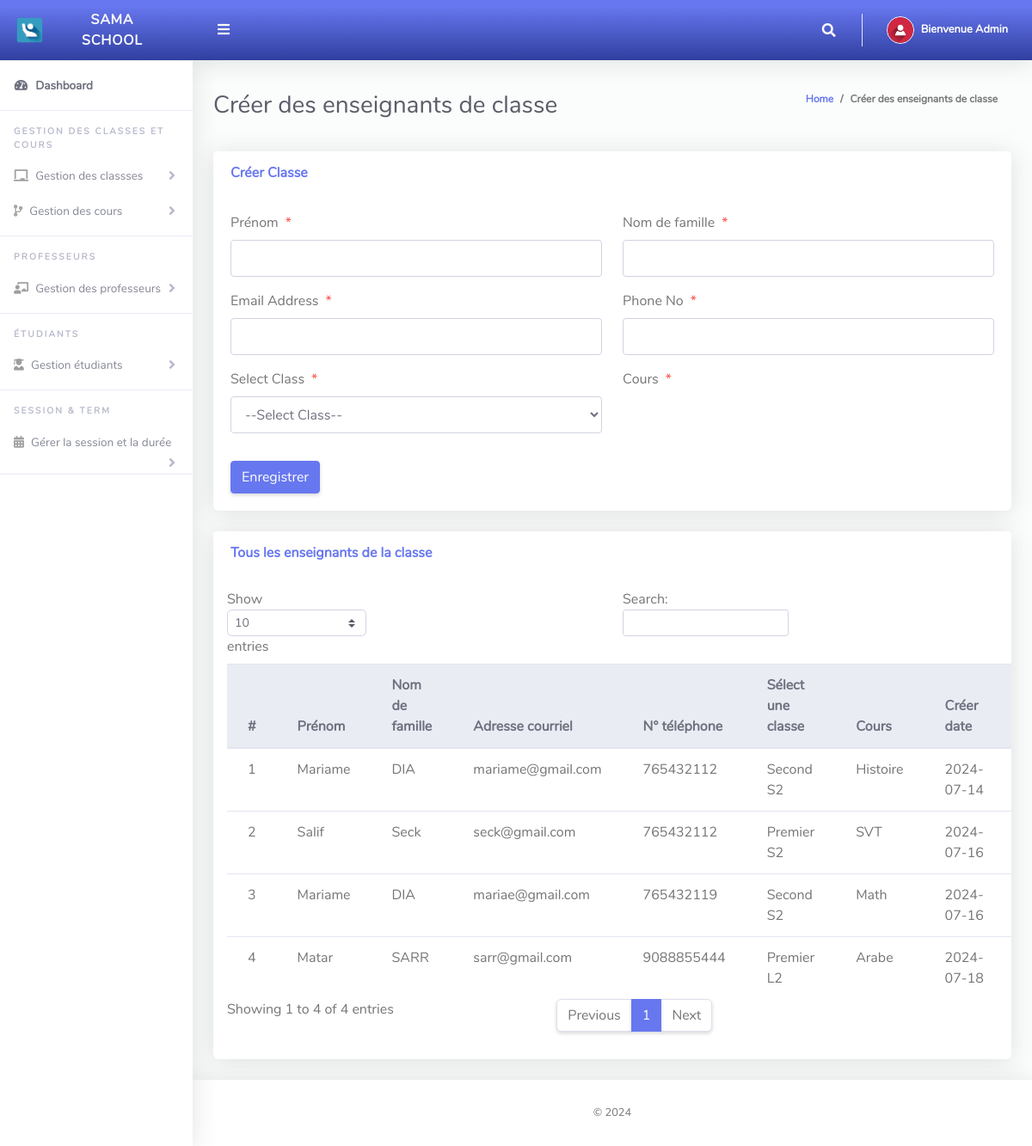
The page /Admin/createClassTeacher.php (signed in) on the database its author committed.
### tables this page shows
CREATE TABLE `tblclassteacher` (
  `Id` int(10) NOT NULL,
  `firstName` varchar(255) NOT NULL,
  `lastName` varchar(255) NOT NULL,
  `emailAddress` varchar(255) NOT NULL,
  `password` varchar(255) NOT NULL,
  `phoneNo` varchar(50) NOT NULL,
  `classId` varchar(10) NOT NULL,
  `classArmId` varchar(10) NOT NULL,
  `dateCreated` varchar(50) NOT NULL
);

CREATE TABLE `tblclass` (
  `Id` int(10) NOT NULL,
  `className` varchar(255) NOT NULL
);

CREATE TABLE `tblclassarms` (
  `Id` int(10) NOT NULL,
  `classId` varchar(10) NOT NULL,
  `classArmName` varchar(255) NOT NULL,
  `isAssigned` varchar(10) NOT NULL
);

### Admin/createClassTeacher.php (the view, shortened to what this page needs)
<?php
include '../Includes/dbcon.php';
?>
<!DOCTYPE html>
<html lang="en">
<head>
  <link href="../vendor/fontawesome-free/css/all.min.css" rel="stylesheet" type="text/css">
  <link href="../vendor/bootstrap/css/bootstrap.min.css" rel="stylesheet" type="text/css">
  <link href="css/ruang-admin.min.css" rel="stylesheet">
</head>
<body id="page-top">
  <div id="wrapper">
      <?php include "Includes/sidebar.php";?>
    <div id="content-wrapper" class="d-flex flex-column">
      <div id="content">
       <?php include "Includes/topbar.php";?>
        <div class="container-fluid" id="container-wrapper">
          <div class="d-sm-flex align-items-center justify-content-between mb-4">
            <h1 class="h3 mb-0 text-gray-800">Créer des enseignants de classe</h1>
            <ol class="breadcrumb">
              <li class="breadcrumb-item"><a href="./">Home</a></li>
              <li class="breadcrumb-item active" aria-current="page">Créer des enseignants de classe</li>
            </ol>
          </div>
          <div class="row">
            <div class="col-lg-12">
              <div class="card mb-4">
                <div class="card-header py-3 d-flex flex-row align-items-center justify-content-between">
                  <h6 class="m-0 font-weight-bold text-primary">Créer Classe</h6>
                </div>
                <div class="card-body">
                  <form method="post">
                   <div class="form-group row mb-3">
                        <div class="col-xl-6">
                        <label class="form-control-label">Prénom<span class="text-danger ml-2">*</span></label>
                        <input type="text" class="form-control" required name="firstName" value="<?php echo $row['firstName'];?>" id="exampleInputFirstName">
                        </div>
                        <div class="col-xl-6">
                        <label class="form-control-label">Nom de famille<span class="text-danger ml-2">*</span></label>
                      <input type="text" class="form-control" required name="lastName" value="<?php echo $row['lastName'];?>" id="exampleInputFirstName" >
                        </div>
                    </div>
                     <div class="form-group row mb-3">
                        <div class="col-xl-6">
                        <label class="form-control-label">Email Address<span class="text-danger ml-2">*</span></label>
                        <input type="email" class="form-control" required name="emailAddress" value="<?php echo $row['emailAddress'];?>" id="exampleInputFirstName" >
                        </div>
                        <div class="col-xl-6">
                        <label class="form-control-label">Phone No<span class="text-danger ml-2">*</span></label>
                      <input type="text" class="form-control" name="phoneNo" value="<?php echo $row['phoneNo'];?>" id="exampleInputFirstName" >
                        </div>
                    </div>
                    <div class="form-group row mb-3">
                        <div class="col-xl-6">
                        <label class="form-control-label">Select Class<span class="text-danger ml-2">*</span></label>
                         <?php
                        $qry= "SELECT * FROM tblclass ORDER BY className ASC";
                        $result = $conn->query($qry);
                        $num = $result->num_rows;
                        if ($num > 0){
                          echo ' <select required name="classId" onchange="classArmDropdown(this.value)" class="form-control mb-3">';
                          echo'<option value="">--Select Class--</option>';
                                  echo '</select>';
                              }
                            ?>
                        </div>
                        <div class="col-xl-6">
                        <label class="form-control-label">Cours<span class="text-danger ml-2">*</span></label>
                        </div>
                    </div>
                      <?php
                    if (isset($Id))
                    {
                    ?>
                    <button type="submit" name="update" class="btn btn-warning">Modifier</button>
                    &nbsp;&nbsp;&nbsp;&nbsp;&nbsp;&nbsp;&nbsp;&nbsp;&nbsp;&nbsp;
                    <?php
                    } else {
                    ?>
                    <button type="submit" name="save" class="btn btn-primary">Enregistrer</button>
                    <?php
                    }
                    ?>
                  </form>
                </div>
              </div>
                 <div class="row">
              <div class="col-lg-12">
              <div class="card mb-4">
                <div class="card-header py-3 d-flex flex-row align-items-center justify-content-between">
                  <h6 class="m-0 font-weight-bold text-primary">Tous les enseignants de la classe</h6>
                </div>
                <div class="table-responsive p-3">
                  <table class="table align-items-center table-flush table-hover" id="dataTableHover">
                    <thead class="thead-light">
                      <tr>
                        <th>#</th>
                        <th>Prénom</th>
                        <th>Nom de famille </th>
                        <th>Adresse courriel</th>
                        <th>N° téléphone</th>
                        <th>Sélect une classe</th>
                        <th>Cours</th>
                        <th>Créer date</th>
                        <th>Supprimer</th>
                      </tr>
                    </thead>
                    <tbody>
                  <?php
                      $query = "SELECT tblclassteacher.Id,tblclass.className,tblclassarms.classArmName,tblclassarms.Id AS classArmId,tblclassteacher.firstName,
                      tblclassteacher.lastName,tblclassteacher.emailAddress,tblclassteacher.phoneNo,tblclassteacher.dateCreated
                      FROM tblclassteacher
                      INNER JOIN tblclass ON tblclass.Id = tblclassteacher.classId
                      INNER JOIN tblclassarms ON tblclassarms.Id = tblclassteacher.classArmId";
                      $rs = $conn->query($query);
                      $num = $rs->num_rows;
                      $sn=0;
                      if($num > 0)
                      {
                        while ($rows = $rs->fetch_assoc())
                          {
                             $sn = $sn + 1;
                            echo"
                              <tr>
                                <td>".$sn."</td>
                                <td>".$rows['firstName']."</td>
                                <td>".$rows['lastName']."</td>
                                <td>".$rows['emailAddress']."</td>
                                <td>".$rows['phoneNo']."</td>
                                <td>".$rows['className']."</td>
                                <td>".$rows['classArmName']."</td>
                                 <td>".$rows['dateCreated']."</td>
                                <td><a href='?action=delete&Id=".$rows['Id']."&classArmId=".$rows['classArmId']."'><i class='fas fa-fw fa-trash'></i></a></td>
                              </tr>";
                          }
                      }
                      else
                      {
                           echo
                           "<div class='alert alert-danger' role='alert'>
                            No Record Found!
                            </div>";
                      }
                      ?>
                    </tbody>
                  </table>
                </div>
              </div>
            </div>
            </div>
          </div>
        </div>
      </div>
       <?php include "Includes/footer.php";?>
    </div>
  </div>
</body>
</html>

### Admin/Includes/topbar.php (shortened to what this page needs)
<?php
  $query = "SELECT * FROM tbladmin WHERE Id = ".$_SESSION['userId']."";
  $rs = $conn->query($query);
  $rows = $rs->fetch_assoc();
  $fullName = $rows['firstName']." ".$rows['lastName'];
?>
<nav class="navbar navbar-expand navbar-light bg-gradient-primary topbar mb-4 static-top">
          <button id="sidebarToggleTop" class="btn btn-link rounded-circle mr-3">
            <i class="fa fa-bars"></i>
          </button>
          <ul class="navbar-nav ml-auto">
            <li class="nav-item dropdown no-arrow">
              <a class="nav-link dropdown-toggle" href="#" id="searchDropdown" role="button" data-toggle="dropdown"
                aria-haspopup="true" aria-expanded="false">
                <i class="fas fa-search fa-fw"></i>
              </a>
            </li>
            <li class="nav-item dropdown no-arrow">
              <a class="nav-link dropdown-toggle" href="#" id="userDropdown" role="button" data-toggle="dropdown"
                aria-haspopup="true" aria-expanded="false">
                <img class="img-profile rounded-circle" src="img/user-icn.png" style="max-width: 60px">
                <span class="ml-2 d-none d-lg-inline text-white small"><b>Bienvenue <?php echo $fullName;?></b></span>
              </a>
            </li>
          </ul>
        </nav>

### rows shown on the page
tblclassteacher: firstName "Mariame", lastName "DIA", emailAddress "mariame@gmail.com", phoneNo "765432112", classId.className "Second S2", classArmId.classArmName "Histoire", dateCreated "2024-07-14"
tblclassteacher: firstName "Salif", lastName "Seck", emailAddress "seck@gmail.com", phoneNo "765432112", classId.className "Premier S2", classArmId.classArmName "SVT", dateCreated "2024-07-16"
tblclassteacher: firstName "Mariame", lastName "DIA", emailAddress "mariae@gmail.com", phoneNo "765432119", classId.className "Second S2", classArmId.classArmName "Math", dateCreated "2024-07-16"
tblclassteacher: firstName "Matar", lastName "SARR", emailAddress "sarr@gmail.com", phoneNo "9088855444", classId.className "Premier L2", classArmId.classArmName "Arabe", dateCreated "2024-07-18"

### other values the page prints
$fullName "Admin"
